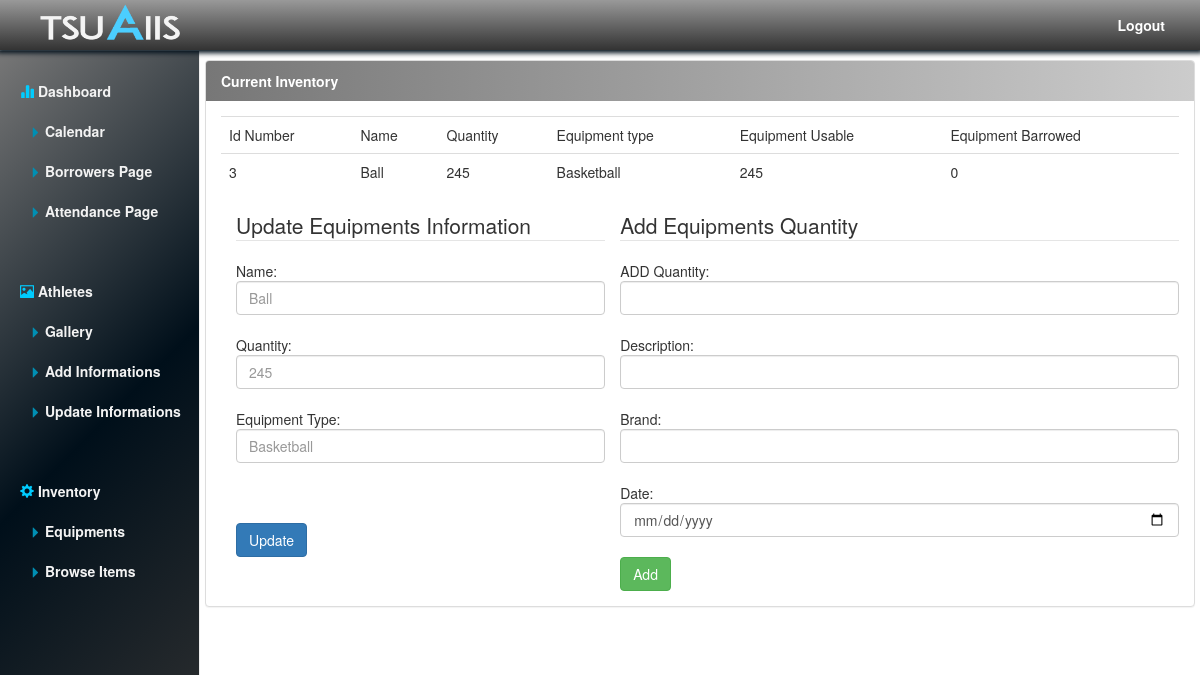
Screenshot of /inventory/SDMO_EQUIPMENTS_UPDATE_INFO.php?id=3 with the database file from the repository.
### tables this page shows
CREATE TABLE `equipment_info` (
  `EQP_ID` int(11) NOT NULL,
  `EQP_NAME` char(50) NOT NULL,
  `EQP_DESC` varchar(100) NOT NULL,
  `EQP_TYPE` char(50) NOT NULL,
  `EQP_QUANTITY` int(11) NOT NULL,
  `EQP_USABLE` int(11) NOT NULL,
  `EQP_BARROWED` int(11) NOT NULL
);

### inventory/SDMO_EQUIPMENTS_UPDATE_INFO.php (the view, shortened to what this page needs)
<!DOCTYPE html>
<html lang="en">
  <head>
    <link href="../css/bootstrap.min.css" rel="stylesheet">
    <link href="../css/index_style.css" rel="stylesheet">
    <link href="../css/style.css" rel="stylesheet">
  </head>
  <body>
    <nav class="navbar navbar-inverse navbar-fixed-top">
     <a class="navbar-brand" href="#"><img src="../system-images/aiis-logo.png"></a>
      <div class="container-fluid pull-right">
        <div class="navbar-header">
           <ul class="nav nav-pills">
            <li role="presentation"><a href="login/user_logout.php">Logout</a></li>
          </ul>
        </div>
      </div>
    </nav>
    <div class="container-fluid">
      <div class="row">
        <div class="col-sm-3 col-md-2 sidebar">
          <ul class="nav nav-sidebar">
            <li class="active"><a href="welcome.php"><span class="glyphicon glyphicon-stats"></span> Dashboard</a></li>
              <ul class="nav nav-sidebar" id="sub-nav">
                <li><a href="../calendar/view-tasks.php" id="calendar" role='button'><span class="glyphicon glyphicon-triangle-right" ></span> Calendar</a></li>
                <li><a href="../borrower/SDMO_BORROWER_REG.php" id="borrower"><span class="glyphicon glyphicon-triangle-right"></span> Borrowers Page</a></li>
                <li><a href="../attendance/time-in.php"><span class="glyphicon glyphicon-triangle-right"></span> Attendance Page</a></li>
              </ul>
          </ul>
          <ul class="nav nav-sidebar">
            <li><a href="../gallery.php"><span class="glyphicon glyphicon-picture"></span> Athletes</a></li>
             <ul class="nav nav-sidebar" id="sub-nav">
                <li><a href="../gallery.php"><span class="glyphicon glyphicon-triangle-right"></span> Gallery</a></li>
                <li><a href="athletes-add.php"><span class="glyphicon glyphicon-triangle-right"></span> Add Informations</a></li>
                <li><a href="list.php"><span class="glyphicon glyphicon-triangle-right"></span> Update Informations</a></li>
              </ul>
          </ul>
           <ul class="nav nav-sidebar">
            <li><a href="SDMO_EQUIPMENTS_ADD.php"><span class="glyphicon glyphicon-cog"></span> Inventory</a></li>
             <ul class="nav nav-sidebar" id="sub-nav">
                <li><a href="SDMO_EQUIPMENTS_LIST.php"><span class="glyphicon glyphicon-triangle-right"></span> Equipments</a></li>
                <li><a href="SDMO_EQUIPMENTS_UPDATE.php"><span class="glyphicon glyphicon-triangle-right"></span> Browse Items</a></li>
              </ul>
          </ul>
        </div>
        <div class="col-sm-9 col-sm-offset-3 col-md-10 col-md-offset-2 main">
          <div class="row placeholders">
           <div class="panel panel-default" style="margin-top: -10px;">
           <div class="panel-heading" id="index-panel-head">Current Inventory</div>
              <div class="panel-body" >
 <?php
	$id = $_GET['id'];
	$display = mysql_query("SELECT * FROM equipment_info WHERE EQP_ID = '$id'");
	echo "<table class='table'>
			<tr>
				<td>Id Number</td>
				<td>Name</td>
				<td>Quantity</td>
				<td>Equipment type</td>
				<td>Equipment Usable</td>
				<td>Equipment Barrowed</td>
			</tr>";
	while ($row = mysql_fetch_array($display)) {
		echo "<tr>
				<td>". $row['EQP_ID'] . "</td>
				<td>" . $row['EQP_NAME'] . "</td>
				<td>" . $row['EQP_QUANTITY'] . "</td>
				<td>" . $row['EQP_TYPE'] . "</td>
				<td>" . $row['EQP_USABLE'] . "</td>
				<td>" . $row['EQP_BARROWED'] . "</td>
			 </tr>";
		$name = $row['EQP_NAME'];
		$quantity = $row['EQP_QUANTITY'];
		$type = $row['EQP_TYPE'];
	}echo "</table>";
	$error1 = $error2 = $error3 = $error4 = $error5 = $error6 = $error7 = " ";
?>
	<div class="col-md-5">
		<fieldset>
	<legend>Update Equipments Information</legend>
	<form action="" method="POST">
	Name:<span class="error"><?php echo $error1 ?></span>
		<input type="text" name="name" placeholder="<?php echo $name; ?>" class="form-control"></br>
	Quantity:<span class="error"><?php echo $error2 ?></span>
		<input type="number" min="1" name="quantity" placeholder="<?php echo $quantity; ?>" class="form-control"></br>
	Equipment Type:<span class="error"><?php echo $error3 ?></span>
		<input type="text" name="type" placeholder="<?php echo $type; ?>" class="form-control"></br>
  	<input type="submit" name="submit" value="Update" class="btn btn-primary">
</form></fieldset>
	</div>
<fieldset><legend>Add Equipments Quantity</legend><form action="" method="POST">
ADD Quantity:<span class="error"><?php echo $error4 ?></span><input type="number" name="addquantity" class="form-control" ></br>
Description:<span class="error"><?php echo $error5 ?></span><input type="text" name="description"  class="form-control"></br>
	Brand:<span class="error"><?php echo $error6 ?></span><input type="text" name="brand"  class="form-control"></br>
	Date:<span class="error"><?php echo $error7 ?></span><input type="date" name="date"  class="form-control"></br>
	<input type="submit" name="addbttn" value="Add" class="btn btn-success">
</form></fieldset>
 </div>
           </div>
          </div>
        </div>
      </div>
    </div>
  </body>
</html>

### css/index_style.css (style rules this page uses)
body { padding-top: 50px; }
.navbar-fixed-top { border: 0; background: linear-gradient(to bottom, #999, #333); box-shadow: 0px 0px 5px 3px #000f1a; }
@media (min-width: 768px) { .sidebar { position: fixed; top: 51px; bottom: 0; left: 0; z-index: 1000; display: block; padding: 20px; overflow-x: hidden; overflow-y: auto; background: linear-gradient(-45deg, #333, #000f1a,#777); border-right: 1px solid #eee; } }
.nav-sidebar { margin-right: -21px; margin-bottom: 20px; margin-left: -20px; }
.nav-sidebar > li > a { padding-right: 20px; padding-left: 20px; color: #f3f3f3; font-weight: bold; transition:0.3s; }
.nav-sidebar #sub-nav > li > a { padding-left: 50px; border: none; }
.main { padding: 20px; }
@media (min-width: 768px) { .main { padding-right: 20; padding-left: 20; } }

### css/style.css (style rules this page uses)
.nav-pills { font-weight: bold; padding:5px; }
.nav-pills > li { -webkit-transition:0.3s; border-radius: 0px; }
.nav-pills > li > a { color: #fff; transition:0.3s; border-radius: 0px; transition:0.3s; }
.navbar-fixed-top> a > img { margin-left: 20px; max-height: 50px; padding:5px; margin-top:-20px; width:150px; }
.glyphicon { color: #00ccff; }
.glyphicon-triangle-right { color: #008fb3; font-size: 11px; }
.panel > #index-panel-head { background: linear-gradient(90deg, #777, #ccc); border: none; color: #fff; font-weight: bold; }

### inventory/SDMO_EQUIPMENTS_UPDATE_INFO.php (style rules this page uses)
td { font-size: 1em; }

### rows the page displays
equipment_info: EQP_ID "3", EQP_NAME "Ball", EQP_QUANTITY "245", EQP_TYPE "Basketball", EQP_USABLE "245", EQP_BARROWED "0", name "Ball", quantity "245", type "Basketball"
